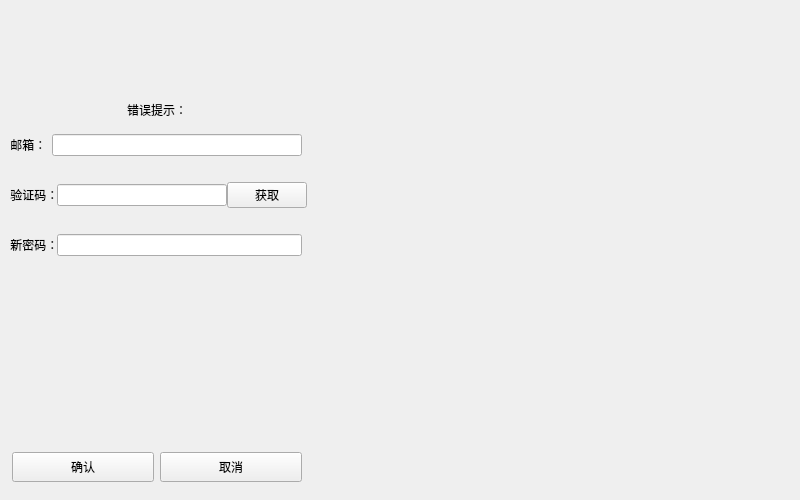
<?xml version="1.0" encoding="UTF-8"?>
<ui version="4.0">
 <class>ResetDialog</class>
 <widget class="QWidget" name="ResetDialog">
  <property name="geometry">
   <rect>
    <x>0</x>
    <y>0</y>
    <width>800</width>
    <height>500</height>
   </rect>
  </property>
  <property name="maximumSize">
   <size>
    <width>800</width>
    <height>500</height>
   </size>
  </property>
  <property name="windowTitle">
   <string>Form</string>
  </property>
  <layout class="QHBoxLayout" name="horizontalLayout">
   <property name="spacing">
    <number>0</number>
   </property>
   <property name="leftMargin">
    <number>0</number>
   </property>
   <property name="topMargin">
    <number>0</number>
   </property>
   <property name="rightMargin">
    <number>0</number>
   </property>
   <property name="bottomMargin">
    <number>0</number>
   </property>
   <item>
    <widget class="QWidget" name="widget" native="true">
     <property name="maximumSize">
      <size>
       <width>500</width>
       <height>500</height>
      </size>
     </property>
     <layout class="QVBoxLayout" name="verticalLayout_2">
      <property name="spacing">
       <number>0</number>
      </property>
      <property name="leftMargin">
       <number>0</number>
      </property>
      <property name="topMargin">
       <number>0</number>
      </property>
      <property name="rightMargin">
       <number>0</number>
      </property>
      <property name="bottomMargin">
       <number>0</number>
      </property>
      <item>
       <widget class="QLabel" name="label">
        <property name="text">
         <string/>
        </property>
        <property name="pixmap">
         <pixmap resource="rc.qrc">:/res/LoginBG.png</pixmap>
        </property>
        <property name="scaledContents">
         <bool>false</bool>
        </property>
        <property name="alignment">
         <set>Qt::AlignCenter</set>
        </property>
        <property name="wordWrap">
         <bool>false</bool>
        </property>
       </widget>
      </item>
     </layout>
    </widget>
   </item>
   <item>
    <widget class="QStackedWidget" name="stackedWidget">
     <property name="currentIndex">
      <number>0</number>
     </property>
     <widget class="QWidget" name="page">
      <layout class="QVBoxLayout" name="verticalLayout_3">
       <property name="spacing">
        <number>0</number>
       </property>
       <property name="leftMargin">
        <number>0</number>
       </property>
       <property name="topMargin">
        <number>0</number>
       </property>
       <property name="rightMargin">
        <number>0</number>
       </property>
       <property name="bottomMargin">
        <number>0</number>
       </property>
       <item>
        <widget class="QWidget" name="widget_2" native="true">
         <property name="minimumSize">
          <size>
           <width>300</width>
           <height>0</height>
          </size>
         </property>
         <property name="maximumSize">
          <size>
           <width>300</width>
           <height>16777215</height>
          </size>
         </property>
         <layout class="QVBoxLayout" name="verticalLayout">
          <property name="spacing">
           <number>0</number>
          </property>
          <property name="leftMargin">
           <number>0</number>
          </property>
          <property name="topMargin">
           <number>100</number>
          </property>
          <property name="rightMargin">
           <number>0</number>
          </property>
          <property name="bottomMargin">
           <number>8</number>
          </property>
          <item>
           <widget class="QWidget" name="widget_8" native="true">
            <property name="minimumSize">
             <size>
              <width>0</width>
              <height>20</height>
             </size>
            </property>
            <layout class="QHBoxLayout" name="horizontalLayout_7">
             <property name="spacing">
              <number>0</number>
             </property>
             <property name="leftMargin">
              <number>0</number>
             </property>
             <property name="topMargin">
              <number>0</number>
             </property>
             <property name="rightMargin">
              <number>0</number>
             </property>
             <property name="bottomMargin">
              <number>0</number>
             </property>
             <item>
              <widget class="QLabel" name="err_tip">
               <property name="text">
                <string>错误提示：</string>
               </property>
               <property name="alignment">
                <set>Qt::AlignCenter</set>
               </property>
              </widget>
             </item>
            </layout>
           </widget>
          </item>
          <item>
           <widget class="QWidget" name="widget_7" native="true">
            <property name="minimumSize">
             <size>
              <width>0</width>
              <height>50</height>
             </size>
            </property>
            <layout class="QHBoxLayout" name="horizontalLayout_6">
             <property name="spacing">
              <number>0</number>
             </property>
             <property name="leftMargin">
              <number>0</number>
             </property>
             <property name="topMargin">
              <number>0</number>
             </property>
             <property name="rightMargin">
              <number>5</number>
             </property>
             <property name="bottomMargin">
              <number>0</number>
             </property>
             <item>
              <widget class="QLabel" name="email_label">
               <property name="text">
                <string> 邮箱：</string>
               </property>
              </widget>
             </item>
             <item>
              <widget class="QLineEdit" name="email_edit">
               <property name="maximumSize">
                <size>
                 <width>250</width>
                 <height>16777215</height>
                </size>
               </property>
              </widget>
             </item>
            </layout>
           </widget>
          </item>
          <item>
           <widget class="QWidget" name="widget_6" native="true">
            <property name="minimumSize">
             <size>
              <width>0</width>
              <height>50</height>
             </size>
            </property>
            <layout class="QHBoxLayout" name="horizontalLayout_5">
             <property name="spacing">
              <number>0</number>
             </property>
             <property name="leftMargin">
              <number>0</number>
             </property>
             <property name="topMargin">
              <number>0</number>
             </property>
             <property name="rightMargin">
              <number>0</number>
             </property>
             <property name="bottomMargin">
              <number>0</number>
             </property>
             <item>
              <widget class="QLabel" name="varify_label">
               <property name="maximumSize">
                <size>
                 <width>50</width>
                 <height>16777215</height>
                </size>
               </property>
               <property name="text">
                <string> 验证码：</string>
               </property>
              </widget>
             </item>
             <item>
              <widget class="QLineEdit" name="varify_edit">
               <property name="maximumSize">
                <size>
                 <width>180</width>
                 <height>16777215</height>
                </size>
               </property>
              </widget>
             </item>
             <item>
              <widget class="TimerBtn" name="get_code">
               <property name="text">
                <string>获取</string>
               </property>
              </widget>
             </item>
            </layout>
           </widget>
          </item>
          <item>
           <widget class="QWidget" name="widget_4" native="true">
            <property name="sizePolicy">
             <sizepolicy hsizetype="MinimumExpanding" vsizetype="Preferred">
              <horstretch>0</horstretch>
              <verstretch>0</verstretch>
             </sizepolicy>
            </property>
            <property name="minimumSize">
             <size>
              <width>0</width>
              <height>50</height>
             </size>
            </property>
            <layout class="QHBoxLayout" name="horizontalLayout_3">
             <property name="spacing">
              <number>0</number>
             </property>
             <property name="leftMargin">
              <number>0</number>
             </property>
             <property name="topMargin">
              <number>0</number>
             </property>
             <property name="rightMargin">
              <number>5</number>
             </property>
             <property name="bottomMargin">
              <number>0</number>
             </property>
             <item>
              <widget class="QLabel" name="pass_label">
               <property name="sizePolicy">
                <sizepolicy hsizetype="Minimum" vsizetype="Preferred">
                 <horstretch>0</horstretch>
                 <verstretch>0</verstretch>
                </sizepolicy>
               </property>
               <property name="maximumSize">
                <size>
                 <width>50</width>
                 <height>16777215</height>
                </size>
               </property>
               <property name="text">
                <string> 新密码： </string>
               </property>
              </widget>
             </item>
             <item>
              <widget class="QLineEdit" name="pass_edit">
               <property name="maximumSize">
                <size>
                 <width>250</width>
                 <height>16777215</height>
                </size>
               </property>
              </widget>
             </item>
            </layout>
           </widget>
          </item>
          <item>
           <spacer name="verticalSpacer">
            <property name="orientation">
             <enum>Qt::Vertical</enum>
            </property>
            <property name="sizeHint" stdset="0">
             <size>
              <width>20</width>
              <height>40</height>
             </size>
            </property>
           </spacer>
          </item>
          <item>
           <widget class="QWidget" name="widget_5" native="true">
            <property name="minimumSize">
             <size>
              <width>0</width>
              <height>50</height>
             </size>
            </property>
            <layout class="QHBoxLayout" name="horizontalLayout_4">
             <property name="leftMargin">
              <number>5</number>
             </property>
             <property name="topMargin">
              <number>0</number>
             </property>
             <property name="rightMargin">
              <number>5</number>
             </property>
             <property name="bottomMargin">
              <number>0</number>
             </property>
             <item>
              <widget class="QPushButton" name="confirm_btn">
               <property name="minimumSize">
                <size>
                 <width>0</width>
                 <height>30</height>
                </size>
               </property>
               <property name="text">
                <string>确认</string>
               </property>
              </widget>
             </item>
             <item>
              <widget class="QPushButton" name="cancel_btn">
               <property name="minimumSize">
                <size>
                 <width>0</width>
                 <height>30</height>
                </size>
               </property>
               <property name="text">
                <string>取消</string>
               </property>
              </widget>
             </item>
            </layout>
           </widget>
          </item>
         </layout>
        </widget>
       </item>
      </layout>
     </widget>
    </widget>
   </item>
  </layout>
 </widget>
 <customwidgets>
  <customwidget>
   <class>TimerBtn</class>
   <extends>QPushButton</extends>
   <header>timerbtn.h</header>
  </customwidget>
 </customwidgets>
 <resources>
  <include location="rc.qrc"/>
 </resources>
 <connections/>
</ui>
